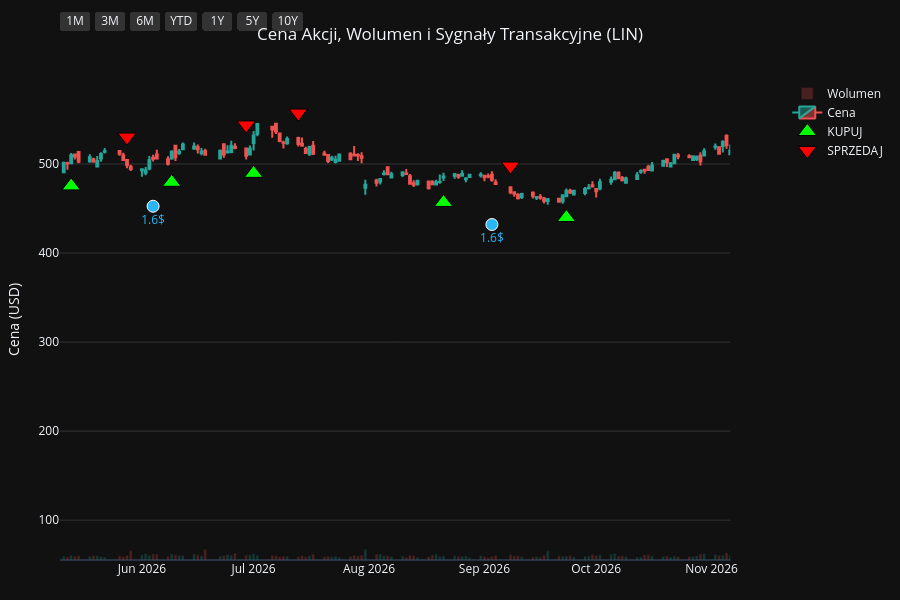
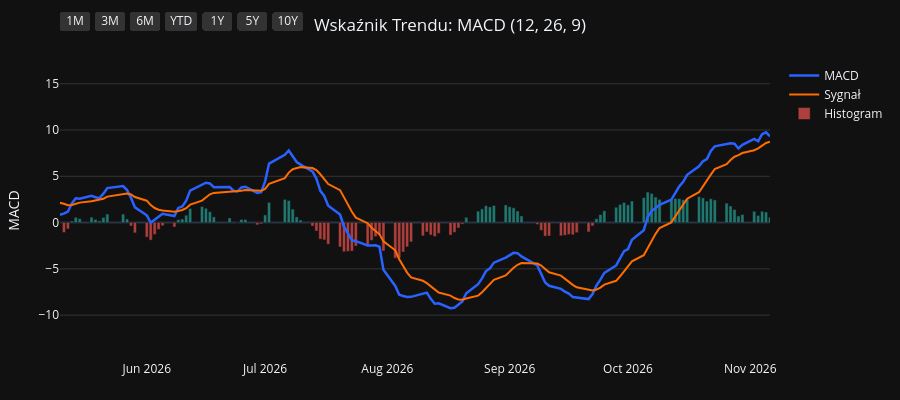
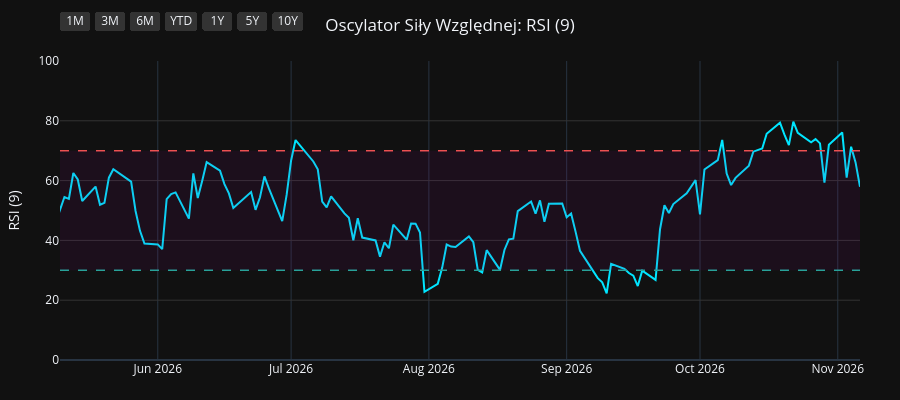
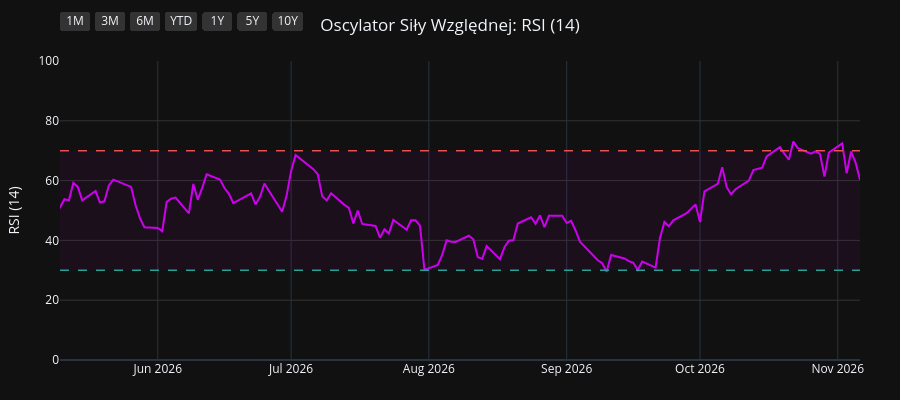

Notebook source saved alongside these figures, in order:
### Code cell
import os
import yfinance as yf
import pandas as pd
import pandas_ta as ta
import plotly.graph_objects as go
from plotly.subplots import make_subplots

# 1. Pobranie i przygotowanie danych
symbol = os.environ.get("STOCK_TICKER", "").strip().upper()
if not symbol:
    raise RuntimeError("Set STOCK_TICKER before running price_extractor.ipynb")
df = yf.Ticker(symbol).history(period="10y")
df.index = df.index.tz_localize(None)

# Wskaźniki i sygnały
df.ta.macd(fast=12, slow=26, signal=9, append=True)
df.ta.rsi(length=9, append=True)
df.ta.rsi(length=14, append=True)
df.ta.rsi(length=21, append=True)
df.dropna(inplace=True)

macd = df['MACD_12_26_9']
signal = df['MACDs_12_26_9']
wczorajszy_macd = macd.shift(1)
wczorajszy_signal = signal.shift(1)

df['Decyzja'] = 'BRAK'
df.loc[(macd > signal) & (wczorajszy_macd <= wczorajszy_signal), 'Decyzja'] = 'KUPUJ'
df.loc[(macd < signal) & (wczorajszy_macd >= wczorajszy_signal), 'Decyzja'] = 'SPRZEDAJ'

df_kupuj = df[df['Decyzja'] == 'KUPUJ']
df_sprzedaj = df[df['Decyzja'] == 'SPRZEDAJ']
df_dywidendy = df[df['Dividends'] > 0]
df_splity = df[df['Stock Splits'] > 0]

# Wspólna konfiguracja osi X
konfiguracja_osi_x = dict(
    type="date",
    showspikes=True, spikemode="across", spikesnap="cursor", spikedash="dot", spikecolor="#ffffff", spikethickness=1, hoverformat="%Y-%m-%d",
    rangeselector=dict(
        buttons=list([
            dict(count=1, label="1M", step="month", stepmode="backward"),
            dict(count=3, label="3M", step="month", stepmode="backward"),
            dict(count=6, label="6M", step="month", stepmode="backward"),
            dict(count=1, label="YTD", step="year", stepmode="todate"),
            dict(count=1, label="1Y", step="year", stepmode="backward"),
            dict(count=5, label="5Y", step="year", stepmode="backward"),
            dict(step="all", label="10Y")
        ]),
        bgcolor="#333333", activecolor="#2962ff", x=0, y=1.1
    )
)

# ==========================================
# WYKRES 1: CENA + WOLUMEN + SYGNAŁY
# ==========================================
fig1 = make_subplots(specs=[[{"secondary_y": True}]])

kolory_wolumenu = ['#26a69a' if row['Close'] >= row['Open'] else '#ef5350' for index, row in df.iterrows()]
fig1.add_trace(go.Bar(x=df.index, y=df['Volume'], marker_color=kolory_wolumenu, opacity=0.25, name='Wolumen'), secondary_y=True)
fig1.add_trace(go.Candlestick(x=df.index, open=df['Open'], high=df['High'], low=df['Low'], close=df['Close'], name='Cena', increasing_line_color='#26a69a', decreasing_line_color='#ef5350'), secondary_y=False)
fig1.add_trace(go.Scatter(x=df_kupuj.index, y=df_kupuj['Low'] * 0.95, customdata=df_kupuj[['Low', 'High']], mode='markers', marker=dict(symbol='triangle-up', size=16, color='#00ff00', line=dict(width=1, color='black')), name='KUPUJ', hovertemplate='KUPUJ<br>Najniższa: %{customdata[0]:.2f}<br>Najwyższa: %{customdata[1]:.2f}<extra></extra>'), secondary_y=False)
fig1.add_trace(go.Scatter(x=df_sprzedaj.index, y=df_sprzedaj['High'] * 1.05, customdata=df_sprzedaj[['Low', 'High']], mode='markers', marker=dict(symbol='triangle-down', size=16, color='#ff0000', line=dict(width=1, color='black')), name='SPRZEDAJ', hovertemplate='SPRZEDAJ<br>Najniższa: %{customdata[0]:.2f}<br>Najwyższa: %{customdata[1]:.2f}<extra></extra>'), secondary_y=False)

if not df_dywidendy.empty:
    fig1.add_trace(go.Scatter(x=df_dywidendy.index, y=df_dywidendy['Low'] * 0.90, mode='markers+text', marker=dict(symbol='circle', size=12, color='#29b6f6', line=dict(width=1, color='white')), text=df_dywidendy['Dividends'].apply(lambda x: f"{x}$"), textposition="bottom center", name='Dywidenda', showlegend=False, hovertemplate='Dywidenda: %{text}<extra></extra>', textfont=dict(color="#29b6f6")), secondary_y=False)
if not df_splity.empty:
                    fig1.add_trace(go.Scatter(x=df_splity.index, y=df_splity['High'], mode='markers+text', marker=dict(symbol='star', size=16, color='#ffee58', line=dict(width=1, color='black')), text=df_splity['Stock Splits'].apply(lambda x: f"{x:g}:1" if x >= 1 else f"1:{1 / x:g}"), textposition="top center", name='Split', hovertemplate='%{text}<extra></extra>', textfont=dict(color="#ffee58")), secondary_y=False)

fig1.update_layout(title=dict(text=f"Cena Akcji, Wolumen i Sygnały Transakcyjne ({symbol})", x=0.5, xanchor='center'), dragmode='pan', xaxis_rangeslider_visible=False, template='plotly_dark', height=600, hovermode='x unified', margin=dict(l=60, r=40, t=60, b=40))
fig1.update_xaxes(**konfiguracja_osi_x)
fig1.update_xaxes(range=[df.index.max() - pd.Timedelta(days=180), df.index.max()])
fig1.update_yaxes(title_text="Cena (USD)", secondary_y=False, gridcolor='#333333')
fig1.update_yaxes(range=[0, df['Volume'].max() * 4], showgrid=False, showticklabels=False, secondary_y=True)
fig1.show(config={'scrollZoom': True})

# ==========================================
# WYKRES 2: WSKAŹNIK MACD
# ==========================================
fig2 = go.Figure()
fig2.add_trace(go.Scatter(x=df.index, y=df['MACD_12_26_9'], line=dict(color='#2962ff', width=2.5), name='MACD'))
fig2.add_trace(go.Scatter(x=df.index, y=df['MACDs_12_26_9'], line=dict(color='#ff6d00', width=2), name='Sygnał'))
kolory_macd = ['#26a69a' if val >= 0 else '#ef5350' for val in df['MACDh_12_26_9']]
fig2.add_trace(go.Bar(x=df.index, y=df['MACDh_12_26_9'], marker_color=kolory_macd, name='Histogram', opacity=0.7))
fig2.update_layout(title=dict(text="Wskaźnik Trendu: MACD (12, 26, 9)", x=0.5, xanchor='center'), dragmode='pan', xaxis_rangeslider_visible=False, template='plotly_dark', height=400, hovermode='x unified', margin=dict(l=60, r=40, t=60, b=40))
fig2.update_xaxes(**konfiguracja_osi_x)
fig2.update_xaxes(range=[df.index.max() - pd.Timedelta(days=180), df.index.max()])
fig2.update_yaxes(title_text="MACD", gridcolor='#333333')
fig2.show(config={'scrollZoom': True})

# ==========================================
# WYKRES 3: OSCYLATOR RSI (9)
# ==========================================
fig3 = go.Figure()
fig3.add_trace(go.Scatter(x=df.index, y=df['RSI_9'], line=dict(color='#00e5ff', width=2), name='RSI (9)'))
fig3.add_hline(y=70, line_dash="dash", line_color="#ef5350", line_width=1.5)
fig3.add_hline(y=30, line_dash="dash", line_color="#26a69a", line_width=1.5)
fig3.add_hrect(y0=30, y1=70, line_width=0, fillcolor="purple", opacity=0.1)
fig3.update_layout(title=dict(text="Oscylator Siły Względnej: RSI (9)", x=0.5, xanchor='center'), dragmode='pan', xaxis_rangeslider_visible=False, template='plotly_dark', height=400, hovermode='x unified', margin=dict(l=60, r=40, t=60, b=40))
fig3.update_xaxes(**konfiguracja_osi_x)
fig3.update_xaxes(range=[df.index.max() - pd.Timedelta(days=180), df.index.max()])
fig3.update_yaxes(title_text="RSI (9)", range=[0, 100], gridcolor='#333333')
fig3.show(config={'scrollZoom': True})

# ==========================================
# WYKRES 4: OSCYLATOR RSI (14)
# ==========================================
fig4 = go.Figure()
fig4.add_trace(go.Scatter(x=df.index, y=df['RSI_14'], line=dict(color='#d500f9', width=2), name='RSI (14)'))
fig4.add_hline(y=70, line_dash="dash", line_color="#ef5350", line_width=1.5)
fig4.add_hline(y=30, line_dash="dash", line_color="#26a69a", line_width=1.5)
fig4.add_hrect(y0=30, y1=70, line_width=0, fillcolor="purple", opacity=0.1)
fig4.update_layout(title=dict(text="Oscylator Siły Względnej: RSI (14)", x=0.5, xanchor='center'), dragmode='pan', xaxis_rangeslider_visible=False, template='plotly_dark', height=400, hovermode='x unified', margin=dict(l=60, r=40, t=60, b=40))
fig4.update_xaxes(**konfiguracja_osi_x)
fig4.update_xaxes(range=[df.index.max() - pd.Timedelta(days=180), df.index.max()])
fig4.update_yaxes(title_text="RSI (14)", range=[0, 100], gridcolor='#333333')
fig4.show(config={'scrollZoom': True})

# ==========================================
# WYKRES 5: OSCYLATOR RSI (21)
# ==========================================
fig5 = go.Figure()
fig5.add_trace(go.Scatter(x=df.index, y=df['RSI_21'], line=dict(color='#64dd17', width=2), name='RSI (21)'))
fig5.add_hline(y=70, line_dash="dash", line_color="#ef5350", line_width=1.5)
fig5.add_hline(y=30, line_dash="dash", line_color="#26a69a", line_width=1.5)
fig5.add_hrect(y0=30, y1=70, line_width=0, fillcolor="purple", opacity=0.1)
fig5.update_layout(title=dict(text="Oscylator Siły Względnej: RSI (21)", x=0.5, xanchor='center'), dragmode='pan', xaxis_rangeslider_visible=False, template='plotly_dark', height=400, hovermode='x unified', margin=dict(l=60, r=40, t=60, b=40))
fig5.update_xaxes(**konfiguracja_osi_x)
fig5.update_xaxes(range=[df.index.max() - pd.Timedelta(days=180), df.index.max()])
fig5.update_yaxes(title_text="RSI (21)", range=[0, 100], gridcolor='#333333')
fig5.show(config={'scrollZoom': True})

### Figure 1 — Plotly figure (JSON) as saved in the notebook; plotly's stock layout.template omitted (floating-point values rounded to 4 significant figures; data arrays with more than 128 entries replaced by an {"elided": "..."} marker saying what was removed)
{"data": [{"marker": {"color": {"elided": "2478 str values"}}, "name": "Wolumen", "opacity": 0.25, "type": "bar", "x": {"elided": "2478 str values"}, "xaxis": "x", "y": {"elided": "2478 int values"}, "yaxis": "y2"}, {"close": {"elided": "2478 float values"}, "decreasing": {"line": {"color": "#ef5350"}}, "high": {"elided": "2478 float values"}, "increasing": {"line": {"color": "#26a69a"}}, "low": {"elided": "2478 float values"}, "name": "Cena", "open": {"elided": "2478 float values"}, "type": "candlestick", "x": {"elided": "2478 str values"}, "xaxis": "x", "yaxis": "y"}, {"customdata": {"elided": "103x2 float values"}, "hovertemplate": "KUPUJ<br>Najniższa: %{customdata[0]:.2f}<br>Najwyższa: %{customdata[1]:.2f}<extra></extra>", "marker": {"color": "#00ff00", "line": {"color": "black", "width": 1}, "size": 16, "symbol": "triangle-up"}, "mode": "markers", "name": "KUPUJ", "type": "scatter", "x": ["2017-01-24T00:00:00", "2017-02-15T00:00:00", "2017-03-20T00:00:00", "2017-03-28T00:00:00", "2017-04-21T00:00:00", "2017-06-01T00:00:00", "2017-06-09T00:00:00", "2017-07-19T00:00:00", "2017-08-16T00:00:00", "2017-09-06T00:00:00", "2017-10-26T00:00:00", "2017-11-21T00:00:00", "2017-12-21T00:00:00", "2017-12-28T00:00:00", "2018-02-23T00:00:00", "2018-03-06T00:00:00", "2018-04-10T00:00:00", "2018-06-06T00:00:00", "2018-07-05T00:00:00", "2018-08-27T00:00:00", "2018-10-22T00:00:00", "2018-11-07T00:00:00", "2018-11-30T00:00:00", "2018-12-12T00:00:00", "2018-12-28T00:00:00", "2019-02-12T00:00:00", "2019-03-14T00:00:00", "2019-04-02T00:00:00", "2019-05-14T00:00:00", "2019-06-04T00:00:00", "2019-08-29T00:00:00", "2019-10-11T00:00:00", "2019-12-13T00:00:00", "2020-01-16T00:00:00", "2020-02-05T00:00:00", "2020-03-26T00:00:00", "2020-05-08T00:00:00", "2020-05-18T00:00:00", "2020-07-02T00:00:00", "2020-09-02T00:00:00", "2020-10-09T00:00:00", "2020-10-23T00:00:00", "2020-11-03T00:00:00", "2020-12-18T00:00:00", "2020-12-24T00:00:00", "2021-02-08T00:00:00", "2021-02-23T00:00:00", "2021-03-02T00:00:00", "2021-03-08T00:00:00", "2021-04-16T00:00:00", "2021-05-07T00:00:00", "2021-06-30T00:00:00", "2021-07-21T00:00:00", "2021-08-30T00:00:00", "2021-10-14T00:00:00", "2021-12-09T00:00:00", "2022-02-18T00:00:00", "2022-02-28T00:00:00", "2022-03-10T00:00:00", "2022-05-17T00:00:00", "2022-07-18T00:00:00", "2022-09-12T00:00:00", "2022-10-04T00:00:00", "2023-01-12T00:00:00", "2023-02-07T00:00:00", "2023-02-24T00:00:00", "2023-03-28T00:00:00", "2023-05-01T00:00:00", "2023-06-07T00:00:00", "2023-07-14T00:00:00", "2023-08-29T00:00:00", "2023-10-10T00:00:00", "2023-10-30T00:00:00", "2024-02-02T00:00:00", "2024-02-06T00:00:00", "2024-05-13T00:00:00", "2024-07-12T00:00:00", "2024-08-15T00:00:00", "2024-09-24T00:00:00", "2024-10-15T00:00:00", "2024-11-25T00:00:00", "2025-01-08T00:00:00", "2025-03-31T00:00:00", "2025-04-17T00:00:00", "2025-07-01T00:00:00", "2025-07-24T00:00:00", "2025-08-07T00:00:00", "2025-09-12T00:00:00", "2025-09-23T00:00:00", "2025-11-12T00:00:00", "2025-11-26T00:00:00", "2025-12-11T00:00:00", "2026-01-22T00:00:00", "2026-02-12T00:00:00", "2026-04-02T00:00:00", "2026-04-08T00:00:00", "2026-04-24T00:00:00", "2026-05-01T00:00:00", "2026-05-13T00:00:00", "2026-06-09T00:00:00", "2026-07-01T00:00:00", "2026-08-21T00:00:00", "2026-09-23T00:00:00"], "xaxis": "x", "y": [94.8, 94.56, 96.23, 96.03, 97.12, 107.7, 109.6, 109.9, 108.0, 107.2, 118.3, 124.4, 127.5, 127.5, 126.6, 126.6, 121.0, 132.3, 135.0, 132.2, 135.3, 138.4, 132.2, 134.4, 131.3, 138.8, 147.5, 150.5, 153.1, 158.9, 160.1, 165.3, 179.9, 182.8, 184.1, 146.3, 160.2, 162.8, 190.4, 223.6, 208.9, 204.5, 202.8, 222.6, 223.7, 224.4, 219.7, 222.1, 218.5, 254.4, 261.8, 254.8, 258.0, 278.4, 269.6, 294.4, 266.0, 256.5, 250.6, 281.7, 248.0, 262.1, 255.0, 294.7, 288.4, 291.8, 312.8, 336.0, 326.6, 343.1, 345.7, 342.9, 341.6, 370.7, 377.2, 398.9, 402.9, 416.5, 440.0, 441.6, 419.2, 384.5, 426.9, 418.8, 438.2, 432.1, 436.8, 449.1, 444.9, 398.3, 381.5, 371.5, 413.8, 441.7, 466.6, 455.7, 473.6, 473.8, 475.4, 479.5, 489.5, 456.8, 439.9], "yaxis": "y"}, {"customdata": {"elided": "102x2 float values"}, "hovertemplate": "SPRZEDAJ<br>Najniższa: %{customdata[0]:.2f}<br>Najwyższa: %{customdata[1]:.2f}<extra></extra>", "marker": {"color": "#ff0000", "line": {"color": "black", "width": 1}, "size": 16, "symbol": "triangle-down"}, "mode": "markers", "name": "SPRZEDAJ", "type": "scatter", "x": ["2017-02-03T00:00:00", "2017-03-10T00:00:00", "2017-03-21T00:00:00", "2017-04-13T00:00:00", "2017-05-18T00:00:00", "2017-06-07T00:00:00", "2017-06-15T00:00:00", "2017-07-27T00:00:00", "2017-09-05T00:00:00", "2017-10-10T00:00:00", "2017-11-10T00:00:00", "2017-12-04T00:00:00", "2017-12-26T00:00:00", "2018-01-22T00:00:00", "2018-02-28T00:00:00", "2018-03-19T00:00:00", "2018-05-24T00:00:00", "2018-06-18T00:00:00", "2018-07-23T00:00:00", "2018-10-09T00:00:00", "2018-11-02T00:00:00", "2018-11-09T00:00:00", "2018-12-07T00:00:00", "2018-12-20T00:00:00", "2019-02-11T00:00:00", "2019-03-04T00:00:00", "2019-03-22T00:00:00", "2019-04-15T00:00:00", "2019-05-30T00:00:00", "2019-06-24T00:00:00", "2019-10-02T00:00:00", "2019-11-22T00:00:00", "2020-01-02T00:00:00", "2020-01-23T00:00:00", "2020-02-24T00:00:00", "2020-05-05T00:00:00", "2020-05-13T00:00:00", "2020-06-12T00:00:00", "2020-07-30T00:00:00", "2020-09-03T00:00:00", "2020-10-15T00:00:00", "2020-10-26T00:00:00", "2020-12-02T00:00:00", "2020-12-22T00:00:00", "2021-01-15T00:00:00", "2021-02-17T00:00:00", "2021-02-26T00:00:00", "2021-03-03T00:00:00", "2021-04-14T00:00:00", "2021-04-19T00:00:00", "2021-05-19T00:00:00", "2021-07-19T00:00:00", "2021-08-26T00:00:00", "2021-08-31T00:00:00", "2021-11-17T00:00:00", "2022-01-06T00:00:00", "2022-02-23T00:00:00", "2022-03-01T00:00:00", "2022-04-08T00:00:00", "2022-06-10T00:00:00", "2022-08-22T00:00:00", "2022-09-20T00:00:00", "2022-11-29T00:00:00", "2023-02-06T00:00:00", "2023-02-16T00:00:00", "2023-03-10T00:00:00", "2023-04-26T00:00:00", "2023-05-02T00:00:00", "2023-07-05T00:00:00", "2023-08-03T00:00:00", "2023-09-20T00:00:00", "2023-10-19T00:00:00", "2023-12-01T00:00:00", "2024-02-05T00:00:00", "2024-03-18T00:00:00", "2024-07-01T00:00:00", "2024-08-06T00:00:00", "2024-09-06T00:00:00", "2024-10-01T00:00:00", "2024-10-24T00:00:00", "2024-12-09T00:00:00", "2025-02-21T00:00:00", "2025-04-04T00:00:00", "2025-06-13T00:00:00", "2025-07-11T00:00:00", "2025-07-30T00:00:00", "2025-09-02T00:00:00", "2025-09-16T00:00:00", "2025-09-24T00:00:00", "2025-11-24T00:00:00", "2025-12-08T00:00:00", "2026-01-20T00:00:00", "2026-02-06T00:00:00", "2026-03-05T00:00:00", "2026-04-07T00:00:00", "2026-04-15T00:00:00", "2026-04-30T00:00:00", "2026-05-04T00:00:00", "2026-05-28T00:00:00", "2026-06-29T00:00:00", "2026-07-13T00:00:00", "2026-09-08T00:00:00"], "xaxis": "x", "y": [105.5, 106.1, 107.0, 107.1, 115.9, 122.6, 122.5, 122.9, 118.7, 129.5, 135.6, 140.8, 141.0, 148.3, 141.7, 140.4, 146.8, 147.0, 152.7, 152.5, 150.7, 152.7, 147.6, 146.4, 151.3, 158.1, 162.6, 169.8, 173.4, 192.8, 176.7, 195.8, 204.6, 200.0, 202.6, 177.4, 175.1, 197.3, 234.0, 250.5, 223.0, 223.8, 249.4, 247.1, 254.2, 242.9, 240.9, 243.8, 279.2, 282.7, 288.9, 279.1, 307.0, 308.5, 328.2, 340.2, 292.5, 288.6, 317.8, 310.8, 295.2, 281.7, 334.3, 323.6, 327.7, 347.3, 367.4, 373.0, 376.7, 387.3, 392.8, 377.5, 420.7, 407.4, 483.9, 449.5, 460.2, 478.4, 488.8, 489.4, 462.5, 477.2, 483.8, 488.3, 485.0, 487.8, 492.8, 495.6, 499.1, 427.3, 415.3, 452.2, 476.2, 517.0, 522.1, 521.3, 529.6, 528.2, 530.2, 543.9, 557.2, 497.7], "yaxis": "y"}, {"hovertemplate": "Dywidenda: %{text}<extra></extra>", "marker": {"color": "#29b6f6", "line": {"color": "white", "width": 1}, "size": 12, "symbol": "circle"}, "mode": "markers+text", "name": "Dywidenda", "showlegend": false, "text": ["0.788$", "0.788$", "0.788$", "0.788$", "0.825$", "0.825$", "0.825$", "0.825$", "0.875$", "0.875$", "0.875$", "0.875$", "0.963$", "0.963$", "0.963$", "0.963$", "1.06$", "1.06$", "1.06$", "1.06$", "1.17$", "1.17$", "1.17$", "1.17$", "1.275$", "1.275$", "1.275$", "1.275$", "1.39$", "1.39$", "1.39$", "1.39$", "1.5$", "1.5$", "1.5$", "1.5$", "1.6$", "1.6$", "1.6$"], "textfont": {"color": "#29b6f6"}, "textposition": "bottom center", "type": "scatter", "x": ["2017-03-03T00:00:00", "2017-06-05T00:00:00", "2017-09-07T00:00:00", "2017-12-06T00:00:00", "2018-03-06T00:00:00", "2018-06-06T00:00:00", "2018-08-03T00:00:00", "2018-12-17T00:00:00", "2019-03-07T00:00:00", "2019-05-31T00:00:00", "2019-08-30T00:00:00", "2019-12-02T00:00:00", "2020-03-05T00:00:00", "2020-06-02T00:00:00", "2020-09-02T00:00:00", "2020-12-02T00:00:00", "2021-03-04T00:00:00", "2021-06-02T00:00:00", "2021-09-02T00:00:00", "2021-12-02T00:00:00", "2022-03-10T00:00:00", "2022-06-02T00:00:00", "2022-09-01T00:00:00", "2022-12-01T00:00:00", "2023-03-13T00:00:00", "2023-06-01T00:00:00", "2023-09-01T00:00:00", "2023-12-01T00:00:00", "2024-03-13T00:00:00", "2024-06-04T00:00:00", "2024-09-04T00:00:00", "2024-12-03T00:00:00", "2025-03-13T00:00:00", "2025-06-04T00:00:00", "2025-09-04T00:00:00", "2025-12-03T00:00:00", "2026-03-11T00:00:00", "2026-06-04T00:00:00", "2026-09-03T00:00:00"], "xaxis": "x", "y": [90.69, 103.5, 102.9, 118.1, 119.9, 125.4, 130.2, 124.9, 134.6, 145.8, 152.6, 163.4, 160.3, 168.8, 211.9, 208.6, 202.5, 250.9, 263.9, 269.5, 237.4, 274.6, 233.4, 285.3, 287.4, 304.9, 335.7, 356.2, 409.5, 374.7, 413.4, 401.5, 394.8, 415.1, 416.1, 361.8, 421.3, 452.6, 432.0], "yaxis": "y"}], "layout": {"dragmode": "pan", "height": 600, "hovermode": "x unified", "margin": {"b": 40, "l": 60, "r": 40, "t": 60}, "title": {"text": "Cena Akcji, Wolumen i Sygnały Transakcyjne (LIN)", "x": 0.5, "xanchor": "center"}, "xaxis": {"anchor": "y", "domain": [0.0, 0.94], "hoverformat": "%Y-%m-%d", "range": ["2026-05-10T00:00:00", "2026-11-06T00:00:00"], "rangeselector": {"activecolor": "#2962ff", "bgcolor": "#333333", "buttons": [{"count": 1, "label": "1M", "step": "month", "stepmode": "backward"}, {"count": 3, "label": "3M", "step": "month", "stepmode": "backward"}, {"count": 6, "label": "6M", "step": "month", "stepmode": "backward"}, {"count": 1, "label": "YTD", "step": "year", "stepmode": "todate"}, {"count": 1, "label": "1Y", "step": "year", "stepmode": "backward"}, {"count": 5, "label": "5Y", "step": "year", "stepmode": "backward"}, {"label": "10Y", "step": "all"}], "x": 0, "y": 1.1}, "rangeslider": {"visible": false}, "showspikes": true, "spikecolor": "#ffffff", "spikedash": "dot", "spikemode": "across", "spikesnap": "cursor", "spikethickness": 1, "type": "date"}, "yaxis": {"anchor": "x", "domain": [0.0, 1.0], "gridcolor": "#333333", "title": {"text": "Cena (USD)"}}, "yaxis2": {"anchor": "x", "overlaying": "y", "range": [0, 229502400], "showgrid": false, "showticklabels": false, "side": "right"}}}

### Figure 2 — Plotly figure (JSON) as saved in the notebook; plotly's stock layout.template omitted (floating-point values rounded to 4 significant figures; data arrays with more than 128 entries replaced by an {"elided": "..."} marker saying what was removed)
{"data": [{"line": {"color": "#2962ff", "width": 2.5}, "name": "MACD", "type": "scatter", "x": {"elided": "2478 str values"}, "y": {"elided": "2478 float values"}}, {"line": {"color": "#ff6d00", "width": 2}, "name": "Sygnał", "type": "scatter", "x": {"elided": "2478 str values"}, "y": {"elided": "2478 float values"}}, {"marker": {"color": {"elided": "2478 str values"}}, "name": "Histogram", "opacity": 0.7, "type": "bar", "x": {"elided": "2478 str values"}, "y": {"elided": "2478 float values"}}], "layout": {"dragmode": "pan", "height": 400, "hovermode": "x unified", "margin": {"b": 40, "l": 60, "r": 40, "t": 60}, "title": {"text": "Wskaźnik Trendu: MACD (12, 26, 9)", "x": 0.5, "xanchor": "center"}, "xaxis": {"hoverformat": "%Y-%m-%d", "range": ["2026-05-10T00:00:00", "2026-11-06T00:00:00"], "rangeselector": {"activecolor": "#2962ff", "bgcolor": "#333333", "buttons": [{"count": 1, "label": "1M", "step": "month", "stepmode": "backward"}, {"count": 3, "label": "3M", "step": "month", "stepmode": "backward"}, {"count": 6, "label": "6M", "step": "month", "stepmode": "backward"}, {"count": 1, "label": "YTD", "step": "year", "stepmode": "todate"}, {"count": 1, "label": "1Y", "step": "year", "stepmode": "backward"}, {"count": 5, "label": "5Y", "step": "year", "stepmode": "backward"}, {"label": "10Y", "step": "all"}], "x": 0, "y": 1.1}, "rangeslider": {"visible": false}, "showspikes": true, "spikecolor": "#ffffff", "spikedash": "dot", "spikemode": "across", "spikesnap": "cursor", "spikethickness": 1, "type": "date"}, "yaxis": {"gridcolor": "#333333", "title": {"text": "MACD"}}}}

### Figure 3 — Plotly figure (JSON) as saved in the notebook; plotly's stock layout.template omitted (floating-point values rounded to 4 significant figures; data arrays with more than 128 entries replaced by an {"elided": "..."} marker saying what was removed)
{"data": [{"line": {"color": "#00e5ff", "width": 2}, "name": "RSI (9)", "type": "scatter", "x": {"elided": "2478 str values"}, "y": {"elided": "2478 float values"}}], "layout": {"dragmode": "pan", "height": 400, "hovermode": "x unified", "margin": {"b": 40, "l": 60, "r": 40, "t": 60}, "shapes": [{"line": {"color": "#ef5350", "dash": "dash", "width": 1.5}, "type": "line", "x0": 0, "x1": 1, "xref": "x domain", "y0": 70, "y1": 70, "yref": "y"}, {"line": {"color": "#26a69a", "dash": "dash", "width": 1.5}, "type": "line", "x0": 0, "x1": 1, "xref": "x domain", "y0": 30, "y1": 30, "yref": "y"}, {"fillcolor": "purple", "line": {"width": 0}, "opacity": 0.1, "type": "rect", "x0": 0, "x1": 1, "xref": "x domain", "y0": 30, "y1": 70, "yref": "y"}], "title": {"text": "Oscylator Siły Względnej: RSI (9)", "x": 0.5, "xanchor": "center"}, "xaxis": {"hoverformat": "%Y-%m-%d", "range": ["2026-05-10T00:00:00", "2026-11-06T00:00:00"], "rangeselector": {"activecolor": "#2962ff", "bgcolor": "#333333", "buttons": [{"count": 1, "label": "1M", "step": "month", "stepmode": "backward"}, {"count": 3, "label": "3M", "step": "month", "stepmode": "backward"}, {"count": 6, "label": "6M", "step": "month", "stepmode": "backward"}, {"count": 1, "label": "YTD", "step": "year", "stepmode": "todate"}, {"count": 1, "label": "1Y", "step": "year", "stepmode": "backward"}, {"count": 5, "label": "5Y", "step": "year", "stepmode": "backward"}, {"label": "10Y", "step": "all"}], "x": 0, "y": 1.1}, "rangeslider": {"visible": false}, "showspikes": true, "spikecolor": "#ffffff", "spikedash": "dot", "spikemode": "across", "spikesnap": "cursor", "spikethickness": 1, "type": "date"}, "yaxis": {"gridcolor": "#333333", "range": [0, 100], "title": {"text": "RSI (9)"}}}}

### Figure 4 — Plotly figure (JSON) as saved in the notebook; plotly's stock layout.template omitted (floating-point values rounded to 4 significant figures; data arrays with more than 128 entries replaced by an {"elided": "..."} marker saying what was removed)
{"data": [{"line": {"color": "#d500f9", "width": 2}, "name": "RSI (14)", "type": "scatter", "x": {"elided": "2478 str values"}, "y": {"elided": "2478 float values"}}], "layout": {"dragmode": "pan", "height": 400, "hovermode": "x unified", "margin": {"b": 40, "l": 60, "r": 40, "t": 60}, "shapes": [{"line": {"color": "#ef5350", "dash": "dash", "width": 1.5}, "type": "line", "x0": 0, "x1": 1, "xref": "x domain", "y0": 70, "y1": 70, "yref": "y"}, {"line": {"color": "#26a69a", "dash": "dash", "width": 1.5}, "type": "line", "x0": 0, "x1": 1, "xref": "x domain", "y0": 30, "y1": 30, "yref": "y"}, {"fillcolor": "purple", "line": {"width": 0}, "opacity": 0.1, "type": "rect", "x0": 0, "x1": 1, "xref": "x domain", "y0": 30, "y1": 70, "yref": "y"}], "title": {"text": "Oscylator Siły Względnej: RSI (14)", "x": 0.5, "xanchor": "center"}, "xaxis": {"hoverformat": "%Y-%m-%d", "range": ["2026-05-10T00:00:00", "2026-11-06T00:00:00"], "rangeselector": {"activecolor": "#2962ff", "bgcolor": "#333333", "buttons": [{"count": 1, "label": "1M", "step": "month", "stepmode": "backward"}, {"count": 3, "label": "3M", "step": "month", "stepmode": "backward"}, {"count": 6, "label": "6M", "step": "month", "stepmode": "backward"}, {"count": 1, "label": "YTD", "step": "year", "stepmode": "todate"}, {"count": 1, "label": "1Y", "step": "year", "stepmode": "backward"}, {"count": 5, "label": "5Y", "step": "year", "stepmode": "backward"}, {"label": "10Y", "step": "all"}], "x": 0, "y": 1.1}, "rangeslider": {"visible": false}, "showspikes": true, "spikecolor": "#ffffff", "spikedash": "dot", "spikemode": "across", "spikesnap": "cursor", "spikethickness": 1, "type": "date"}, "yaxis": {"gridcolor": "#333333", "range": [0, 100], "title": {"text": "RSI (14)"}}}}
